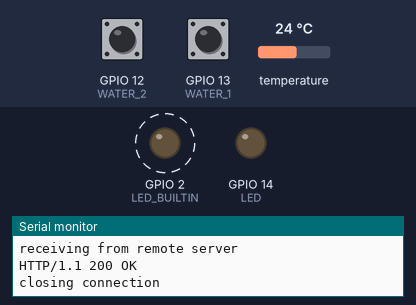
Recording of a sketch running on a simulated ESP8266 (NodeMCU). Parts: output pins drawn as LEDs (lit = HIGH, except the on-board LED, lit = LOW), the last lines printed to the serial monitor. Dashed ring = blinking. The inputs (shaded band) are chosen by the test bench; at power-on: GPIO 12 (WATER_2) HIGH, GPIO 13 (WATER_1) HIGH, temperature 24 °C. WiFi joins after 1.5 s; servers stay silent unless stated; uploads are accepted with an empty reply.

Above: at 3.2 s.
3.3 s: GPIO 12 (WATER_2) pulled LOW for 3.2 s
At 5.2 s:
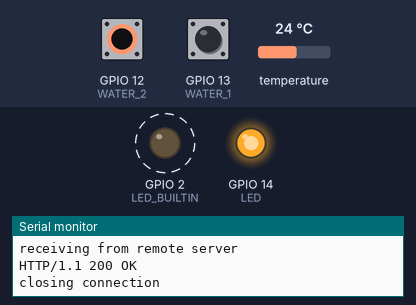
9.6 s: GPIO 13 (WATER_1) pulled LOW for 3.2 s
At 17.2 s:
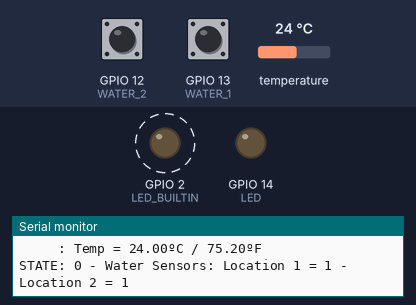
Timing chart, 0 to 20.3 s (numbered marks = the images above; inputs shaded):
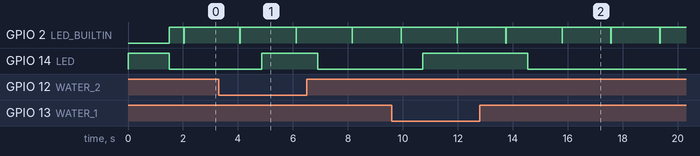

The sketch:

ESP8266WaterDetector.ino
```cpp
/*
    WaterDetectorWiFi
    ESP8266 NodeMCU Based IoT Water Detector with Temperature Probe

    Poll water sensors and one-wire tempature sensor and send results to web or mqtt server

    Author: Jason A. Cox - @jasonacox - https://github.com/jasonacox/WaterDetectorWiFi

    Date: 17 Feb 2020

*/

#include <ESP8266WiFi.h>
#include <ESP8266WiFiMulti.h>
#include <OneWire.h>
#include <DallasTemperature.h> /* For one-wire temp probe */
// TO DO - Add MQTT

#ifndef WIFISSID
#define WIFISSID "Your Network SSID"
#define WIFIPASS "Your Password"
#endif

#define SENSORID 100   // Serial Number - Unqiue for IoT Device

/* Pins */
#define LED 14         // LED on GPIO14 = D5
#define WATER_1 13     // Water Sensor NPN Transitor on GPIO13 = D7
#define WATER_2 12     // Water Sensor NPN Transitor on GPIO12 = D6
#define ONEWIRE 4      // OneWire Buss on GPIO4 = D2

/* States */
#define DRY 0
#define WET 1
#define FLOOD 2
#define NIL -1

/* Debug Mode? Verbose Output */
#define DEBUG 1

/* Wifi Settings */
const char* ssid     = WIFISSID;
const char* password = WIFIPASS;

/* Server location to send alerts and status */
const char* host = "10.10.10.10";  // HTTP Server
const uint16_t port = 80;
#define URIPREFIX "/sensor.php"    // URI to send updates
const char* mqtt = "10.10.10.10";  // MQTT Server
const uint16_t mqttport = 1883;

/* globals */
int state;
int count;
ESP8266WiFiMulti WiFiMulti;
OneWire oneWire(ONEWIRE);             // DS18B20 One-Wire Temp Probe
DallasTemperature sensors(&oneWire);  // Pass our oneWire reference to Dallas Temperature.
DeviceAddress Thermometer;            // variable to hold device addresses
int deviceCount = 0;
// uint8_t sensor1[8] = { 0x28, 0xFF, 0xAB, 0x06, 0x81, 0x14, 0x02, 0xA0  };

/*
 * SETUP - Runs on Startup ONLY
 */
void setup() {
  Serial.begin(115200);

  // initialize digital pin LED_BUILTIN as an output.
  pinMode(LED_BUILTIN, OUTPUT);
  pinMode(LED, OUTPUT);
  pinMode(WATER_1, INPUT_PULLUP);
  pinMode(WATER_2, INPUT_PULLUP);

  digitalWrite(LED_BUILTIN, LOW);   // turn the LED on (HIGH is the voltage level)
  digitalWrite(LED, HIGH);

  // We start by connecting to a WiFi network
  WiFi.mode(WIFI_STA);
  WiFiMulti.addAP(ssid, password);

  Serial.println();
  Serial.println();
  Serial.print("Wait for WiFi... ");

  while (WiFiMulti.run() != WL_CONNECTED) {
    digitalWrite(LED, LOW);
    delay(10);
    digitalWrite(LED, HIGH);
    delay(10);
    digitalWrite(LED, LOW);
    delay(10);
    digitalWrite(LED, HIGH);
    Serial.print(".");
    delay(500);
  }

  Serial.println("");
  Serial.println("WiFi connected");
  Serial.println("IP address: ");
  Serial.println(WiFi.localIP());

  Serial.print("connecting to ");
  Serial.print(host);
  Serial.print(':');
  Serial.println(port);

  digitalWrite(LED_BUILTIN, HIGH);    // turn the LED off by making the voltage LOW
  digitalWrite(LED, LOW);
  delay(500);

  state = NIL;
  count = 0;

  /* fire up one-wire temp probe and get list of devices available */
  // Start up the library for DS18B20 One-Wire Temp Probe
  sensors.begin();

  // locate devices on the bus
  Serial.println("Locating devices...");
  Serial.print("Found ");
  deviceCount = sensors.getDeviceCount();
  Serial.print(deviceCount, DEC);
  Serial.println(" devices.");
  Serial.println("");

  Serial.println("Printing addresses...");
  for (int i = 0;  i < deviceCount;  i++)
  {
    Serial.print("Sensor ");
    Serial.print(i+1);
    Serial.print(" : ");
    sensors.getAddress(Thermometer, i);
    printAddress(Thermometer);
  }
}

/*
 * MAIN LOOP
 */
void loop() {

  int sensor1 = 0;
  int sensor2 = 0;

  /* Force heartbeat every 300 cycles ~= 5m */
  count++;
  if(count > 300) {
     count = 0;
     state = NIL;
  }

  // Heartbeat - flash onboard LED
  digitalWrite(LED_BUILTIN, LOW);
  delay(10);
  digitalWrite(LED_BUILTIN, HIGH);

  // Capture current temp
  sensors.requestTemperatures();
  float temperatureC = sensors.getTempCByIndex(0);
  if(DEBUG) {
    Serial.print("     : Temp = ");
    Serial.print(temperatureC);
    Serial.print("ºC / ");
    float temperatureF = sensors.getTempFByIndex(0);
    Serial.print(temperatureF);
    Serial.println("ºF");
  }

  // Poll water sensors
  sensor1 = digitalRead(WATER_1); // waterlevel alert 1
  sensor2 = digitalRead(WATER_2); // waterlevel alert 2
  if(DEBUG) {
    Serial.print("STATE: ");
    Serial.print(state, DEC);
    Serial.print(" - Water Sensors: Location 1 = ");
    Serial.print(sensor1, DEC);
    Serial.print(" - Location 2 = ");
    Serial.println(sensor2, DEC);
  }

  // Detected water at sensor1 = low water warning
  if(sensor1 == 0 and state < WET) {
    digitalWrite(LED, HIGH);
    Serial.println("**  Water Detected - Low Water Warning  **");
    state = WET;

    // Push update to server
    sendStatus(1, SENSORID, temperatureC);
  }

  // Detected water at sensor2 = highwater warning
  if(sensor2 == 0 and state != FLOOD) {
    digitalWrite(LED, HIGH);
    Serial.println("**  Flood Detected - High Water Warning  **");
    state = FLOOD;

    // Push update to server
    sendStatus(2, SENSORID, temperatureC);
  }

  // Sensor2 clears but sensor1 still alerting = downgrade to low water warning
  if(sensor1 == 0 and sensor2 == 1 and state == FLOOD) {
        digitalWrite(LED, HIGH);
    Serial.println("**  Downgrade to Low Water Warning  **");
    state = WET;

    // Push update to server
    sendStatus(1, SENSORID, temperatureC);
  }

  // Sensor1 and Sensor2 clear
  if(sensor1 == 1 and sensor2 == 1 and state != DRY) {
    digitalWrite(LED, LOW);
    Serial.println("**  Sensor Dry - All Clear  **");
    state = DRY;

    // Push update to server
    sendStatus(0, SENSORID, temperatureC);
  }

  // Wait about a second
  delay(990);
}

/*
 * Prints OneWire Bus Device Address
 */
void printAddress(DeviceAddress deviceAddress)
{
  for (uint8_t i = 0; i < 8; i++)
  {
    Serial.print("0x");
    if (deviceAddress[i] < 0x10) Serial.print("0");
    Serial.print(deviceAddress[i], HEX);
    if (i < 7) Serial.print(", ");
  }
  Serial.println("");
}

/*
 * Send Status to Web Server - water level and temperature
 *    waterlevel: 1=wet, 0=dry
 *    temp: floating point degrees celcius
 */
void sendStatus(int waterlevel, int id, float temp)
{
    // Use WiFiClient class to create TCP connections
    WiFiClient client;

    // Send via HTTP GET
    if (!client.connect(host, port)) {
      Serial.println("connection failed");
      Serial.println("wait 5 sec...");
      delay(5000);
      return;
    }
    client.print("GET ");
    client.print(URIPREFIX);
    client.print("?waterlevel=");
    client.print(waterlevel);
    client.print("&id=");
    client.print(id);
    client.print("&temp=");
    client.print(temp);
    client.println(" HTTP/1.0");
    client.println();

    //read back one line from server
    Serial.println("receiving from remote server");
    String line = client.readStringUntil('\r');
    Serial.println(line);

    Serial.println("closing connection");
    client.stop();

    // Send via MQTT
    // TBD
}
```

Measured:
- after the input at 3.3 s, GPIO 14 (LED): LOW → HIGH after 1.6 s, → LOW 2.0 s later
- after the input at 9.6 s, GPIO 14 (LED): LOW → HIGH after 1.1 s, → LOW 3.8 s later
- by itself, GPIO 2 (LED_BUILTIN): alternates HIGH for 1.8 s and LOW for 0.01 s
